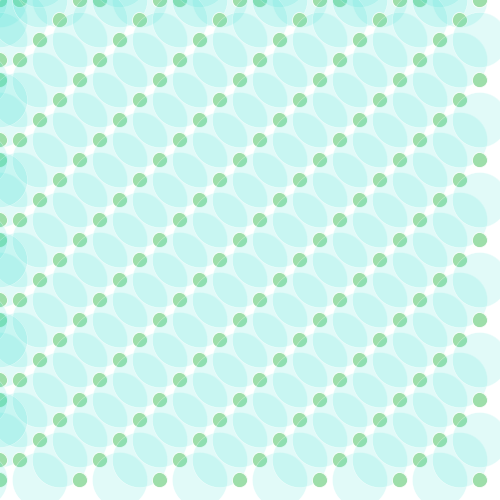
Frame 1 (no input)
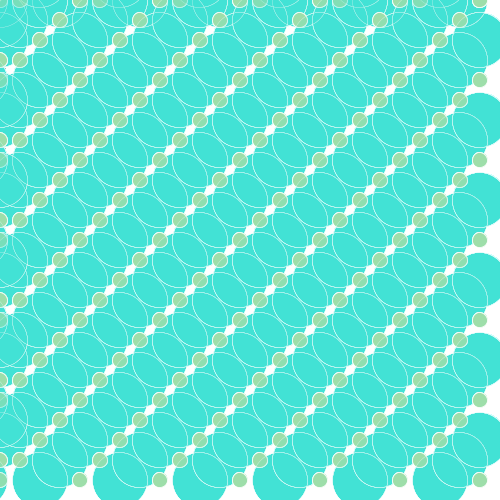
Frame 60 (the mouse pressed at the canvas centre just before this capture)
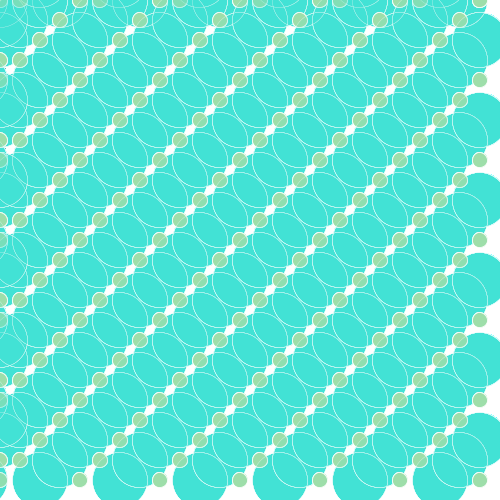
Frame 120 (the mouse held since frame 60 and released just before this capture)

The Processing sketch that drew these frames (run headless with seeded random() and noise(); from frame 60 on, the mouse is pressed at the canvas centre):

// Processing sketch: processing_87805
// ── processing_87805.pde

void setup(){
size(500,500);
smooth();
background(255);
}

void draw() {
for (int i = 0; i < width; i= i+20) {
    for (int j = 0; j < height; j += 20) {
      
      fill(158, 222, 170);
      strokeWeight(.75);
      stroke(255);
      ellipse(i, j, 15, 15);
      rotate(PI);
      
      fill(61, 224, 209, 40);
      strokeWeight(.25);
      ellipse(i, j, 55, 55);
      rotate(HALF_PI);
      
    }
 }
}
